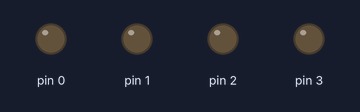
This sketch was run on a simulated Arduino Uno, built for the host (arithmetic inside an expression is 32-bit, double 64-bit). Parts: output pins drawn as LEDs (lit = HIGH).

Above: at 0.2 s.
At 0.65 s:
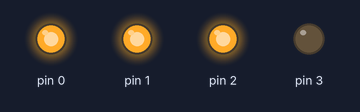
At 1.05 s:
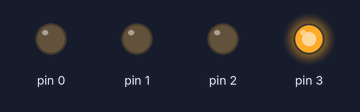
At 1.55 s:
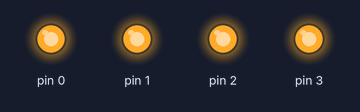
At 2.15 s:
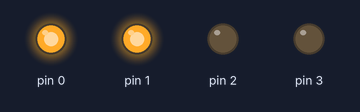
At 2.85 s:
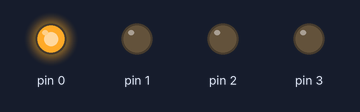
Timing chart, 0 to 3.1 s (numbered marks = the images above):
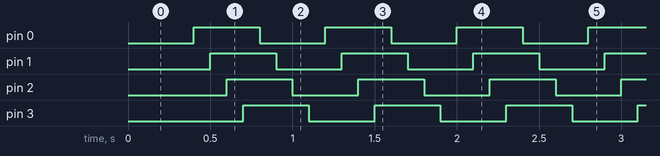

Measured:
- by itself, pin 0–3: alternates HIGH for 0.40 s and LOW for 0.40 s

The sketch:

Blinky.ino
```cpp
#define LED_RED            (PIN_PD0)
#define LED_YELLOW         (PIN_PD1)
#define LED_GREEN          (PIN_PD2)
#define LED_BLUE           (PIN_PD3)

void setup() {
  pinMode(LED_RED, OUTPUT);
  pinMode(LED_YELLOW, OUTPUT);
  pinMode(LED_GREEN, OUTPUT);
  pinMode(LED_BLUE, OUTPUT);
}

void loop() {
  digitalWrite(LED_RED, LOW);
  delay(100);
  digitalWrite(LED_YELLOW, LOW);
  delay(100);
  digitalWrite(LED_GREEN, LOW);
  delay(100);
  digitalWrite(LED_BLUE, LOW);
  delay(100);

  digitalWrite(LED_RED, HIGH);
  delay(100);
  digitalWrite(LED_YELLOW, HIGH);
  delay(100);
  digitalWrite(LED_GREEN, HIGH);
  delay(100);
  digitalWrite(LED_BLUE, HIGH);
  delay(100);
}
```
